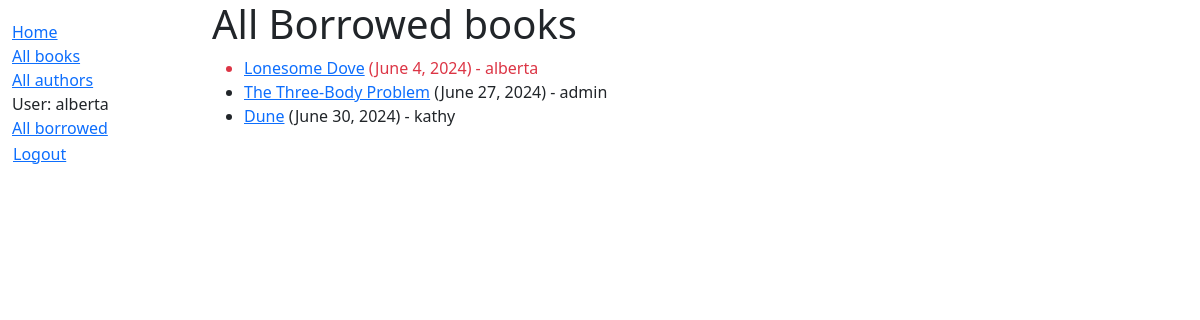
/catalog/borrowedbooks/ (signed in), run on the app's committed database.
### catalog/models.py (models this page shows, shortened)
class BookInstance(models.Model):
    id = models.UUIDField(primary_key=True, default=uuid.uuid4,
                          help_text="Unique ID for this particular book across whole library")
    book = models.ForeignKey('Book', on_delete=models.RESTRICT, null=True)
    imprint = models.CharField(max_length=200)
    due_back = models.DateField(null=True, blank=True)
    LOAN_STATUS = (
        ('m', 'Maintenance'),
        ('o', 'On loan'),
        ('a', 'Available'),
        ('r', 'Reserved'),
    )
    status = models.CharField(
        max_length=1,
        choices=LOAN_STATUS,
        blank=True,
        default='m',
        help_text='Book availability',
    )
    borrower = models.ForeignKey(
        settings.AUTH_USER_MODEL,
        on_delete=models.SET_NULL,
        null=True,
        blank=True,
    )
    class Meta:
        ordering = ['due_back']
        permissions = (('can_mark_returned', 'Set book as returned'),)
    @property
    def is_overdue(self):
        return bool(self.due_back and date.today() > self.due_back)

class Book(models.Model):
    title = models.CharField(max_length=200)
    author = models.ForeignKey('Author', on_delete=models.RESTRICT, null=True)
    summary = models.TextField(
        max_length=1000, help_text="Enter a brief description of the book")
    isbn = models.CharField('ISBN', max_length=13,
        unique=True,
        help_text='13 Character <a href="https://www.isbn-international.org/content/what-isbn'
            '">ISBN number</a>')
    genre = models.ManyToManyField(
        Genre, help_text="Select a genre for this book")
    language = models.ForeignKey('Language', on_delete=models.SET_NULL, null=True)
    def display_genre(self):
        """Create a string for the Genre. This is required to display genre in Admin."""
        return ', '.join(genre.name for genre in self.genre.all()[:3])
    display_genre.short_description = 'Genre'

### catalog/views.py (the view)
# urls.py: path('borrowedbooks/', views.LoanedBooksListView.as_view(), name='borrowed')
class LoanedBooksListView(PermissionRequiredMixin, generic.ListView):
	model = BookInstance
	paginate_by = 10
	permission_required = ('catalog.can_mark_returned',)
	def get_queryset(self):
		return (
			BookInstance.objects.filter(status__exact='o').order_by('due_back')
		)

### catalog/templates/catalog/bookinstance_list.html
{% extends 'base_generic.html' %}
{% block content %}
    <h1>All Borrowed books</h1>
    {% if bookinstance_list %}
        <ul>
            {% for bookinst in bookinstance_list %}
                <li class="{% if bookinst.is_overdue %}text-danger{% endif %}">
                    <a href="{% url 'book-detail' bookinst.book.pk %}">{{ bookinst.book.title }}</a> ({{ bookinst.due_back }}) - {{ bookinst.borrower.username }}
                </li>
            {% endfor %}
        </ul>
    {% else %}
        <p>There are no books borrowed.</p>
    {% endif %}
{% endblock %}

### catalog/templates/base_generic.html (shortened to what this page needs)
<!DOCTYPE html>
<html lang="en">
	<head>
		<link href="https://cdn.jsdelivr.net/npm/bootstrap@5.3.3/dist/css/bootstrap.min.css" rel="stylesheet">
		{% load static %}
		<link rel="stylesheet" href="{% static 'css/styles.css' %}" />
	</head>
	<body>
		<div class="container-fluid">
			<div class="row">
				<div class="col-sm-2">
					{% block sidebar %}
						<ul class="sidebar-nav">
							<li><a href="{% url 'index' %}">Home</a></li>
							<li><a href="{% url 'books' %}">All books</a></li>
							<li><a href="{% url 'authors' %}">All authors</a></li>
						   {% if user.is_authenticated %}
							 <li>User: {{ user.get_username }}</li>
							 {% if perms.catalog.can_mark_returned %}
							 	<li><a href="{% url 'borrowed' %}">All borrowed</a></li>
							 {% else %}
							 	<li><a href="{% url 'my-borrowed' %}">My borrowed</a></li>
							 {% endif %}
							 <li>
							   <form id="logout-form" method="post" action="{% url 'logout' %}">
								 <button type="submit" class="btn btn-link">Logout</button>
							   </form>
							 </li>
						   {% else %}
							 <li><a href="{% url 'login' %}?next={{ request.path }}">Login</a></li>
						   {% endif %}
						  </ul>
					{% endblock %}
				</div>
				<div class="col-sm-10 ">{% block content %}{% endblock %}
				</div>
			</div>
		</div>
	</body>
</html>

### catalog/static/css/styles.css (style rules this page uses)
.sidebar-nav { margin-top: 20px; padding: 0; list-style: none; }
#logout-form { display: inline; }
#logout-form button { padding: 0; margin: 0; }

### data on the page
BookInstance: book "Lonesome Dove", due_back "June 4, 2024", borrower.username "alberta"
BookInstance: book "The Three-Body Problem", due_back "June 27, 2024", borrower.username "admin"
BookInstance: book "Dune", due_back "June 30, 2024", borrower.username "kathy"

### other printed values
{{ user.get_username }} "alberta"
